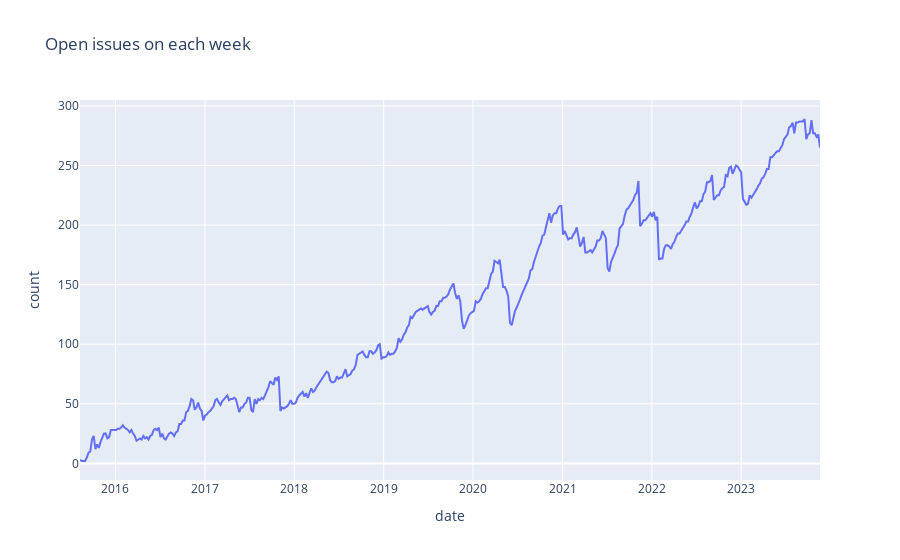

Notebook code cell kept with this figure:
### Code cell
# Plot the number of issues over time.
import pandas as pd
df = pd.DataFrame(
    sorted(open_issues_count_by_day.items()),
    columns=["date", "count"],
)
df["date"] = pd.to_datetime(df["date"])
fig = px.line(
    df,
    x="date",
    y="count",
    title="Open issues on each week",
)
fig

### Figure 1 — Plotly figure (JSON) as saved in the notebook; plotly's stock layout.template omitted (floating-point values rounded to 4 significant figures; data arrays with more than 128 entries replaced by an {"elided": "..."} marker saying what was removed)
{"data": [{"hovertemplate": "date=%{x}<br>count=%{y}<extra></extra>", "legendgroup": "", "line": {"color": "#636efa", "dash": "solid"}, "marker": {"symbol": "circle"}, "mode": "lines", "name": "", "orientation": "v", "showlegend": false, "x": {"elided": "433 str values"}, "xaxis": "x", "y": {"elided": "433 int values"}, "yaxis": "y", "type": "scatter"}], "layout": {"xaxis": {"anchor": "y", "domain": [0.0, 1.0], "title": {"text": "date"}}, "yaxis": {"anchor": "x", "domain": [0.0, 1.0], "title": {"text": "count"}}, "legend": {"tracegroupgap": 0}, "title": {"text": "Open issues on each week"}}}
